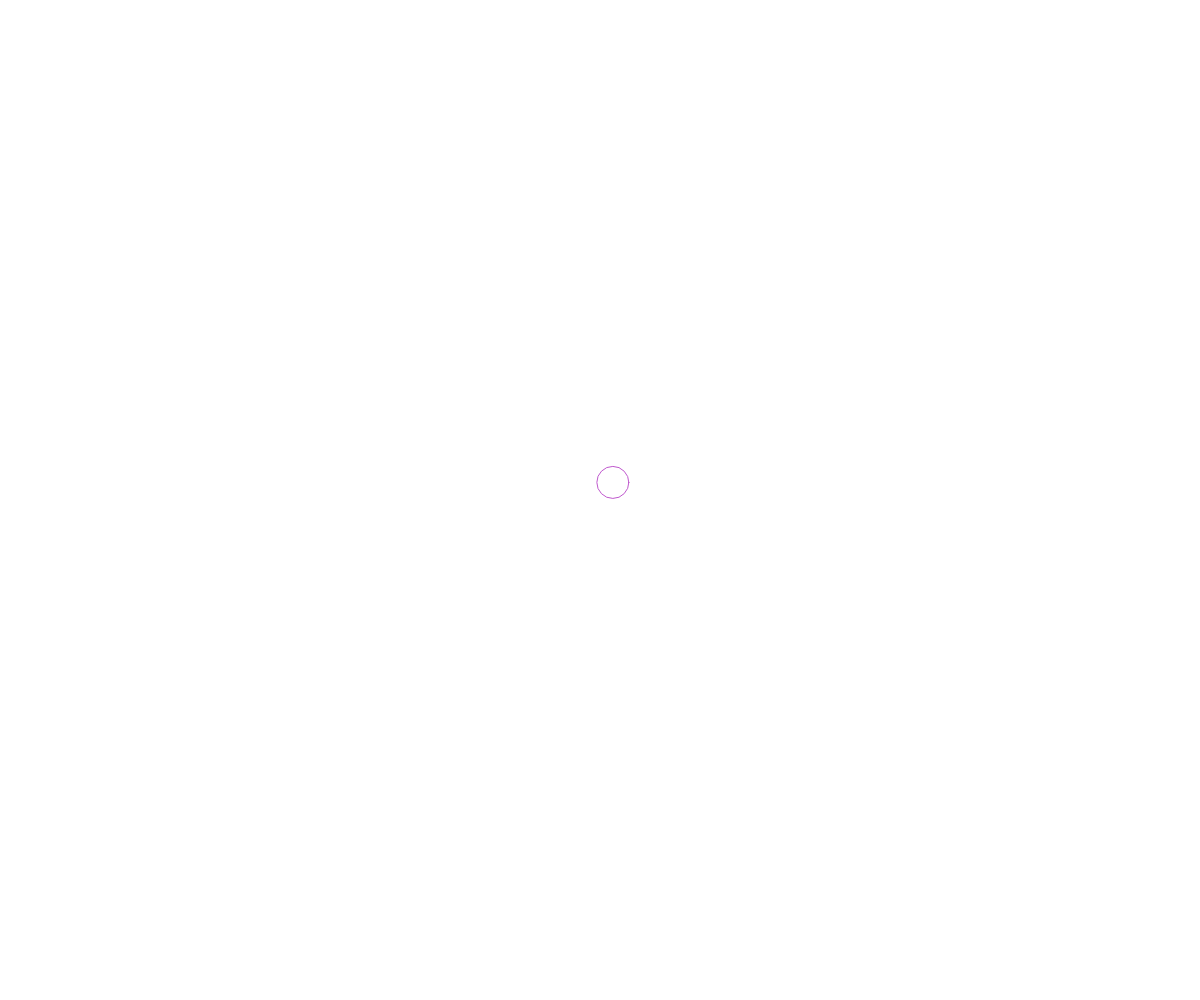
Frame 1 (no input)
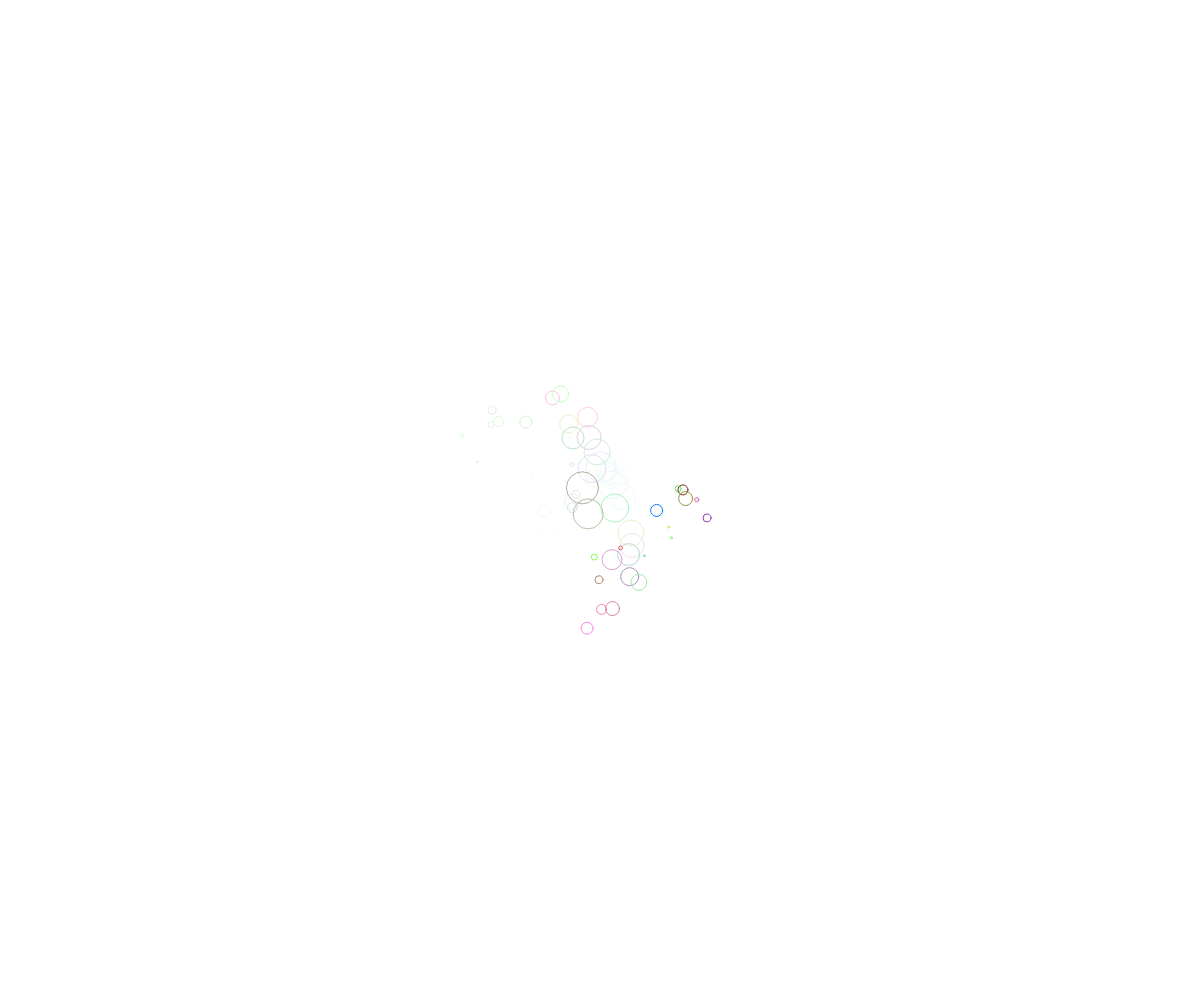
Frame 60 (no input)
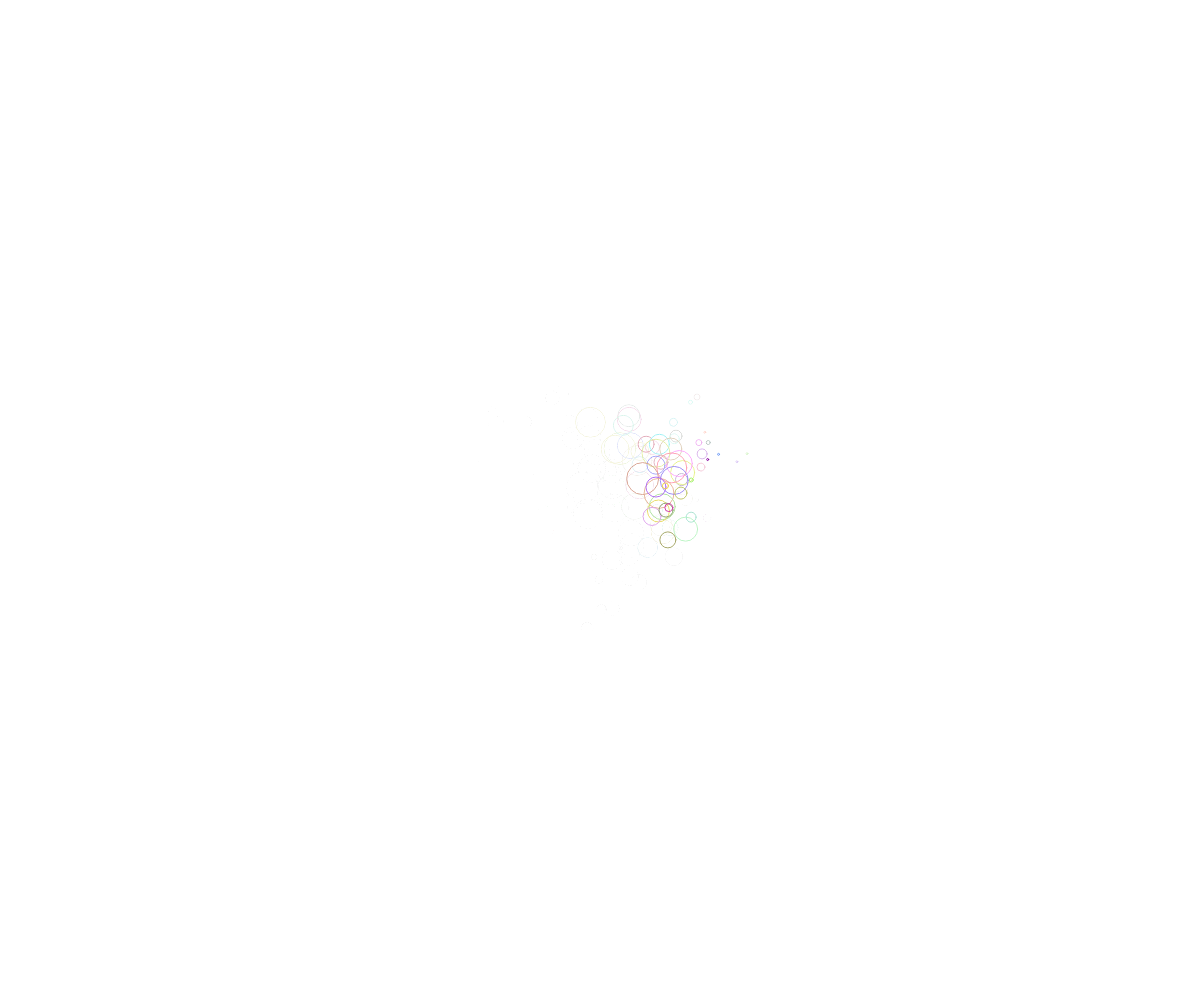
Frame 120 (the mouse pressed at the canvas centre since frame 60)

The p5.js sketch that drew these frames (run headless with seeded random() and noise() and a simulated clock; from frame 60 on, the mouse is pressed at the canvas centre):

// p5.js sketch
// ── sketch.js

var x, y, t, v, factorCrescimento;

function setup() 
{
  createCanvas (windowWidth, windowHeight);

  x = width/2;
  y = height/2;
  v = 30;
  t = v;
  factorCrescimento = 2;
}


function draw() 
{
  // frameCount = conta todas as frames, desde que ligas ate que desligas

  if (frameCount%50) background (255,10);
  x += random (-v, v);
  y += random (-v, v);

  if(x<=0) x+=t;  //para nao sairem do ecrã do lado esquerdo
  if (x>=width) x-=t; //para nao sairem do ecrã do lado direito
  if(y<=0) y+=t;  
  if (y>=height) y-=t;


  if ( t>30 || t<0 ) factorCrescimento *= -1;
  //if (t>30) factorCrescimento *= -1;
  //if (t<0) factorCrescimento *= -1;

  t += factorCrescimento;

  noFill();
  stroke (random(255), random(255), random(255));
  ellipse (x, y, t,t);
}


function windowResized() 
{
  resizeCanvas (windowWidth, windowHeight);
}
